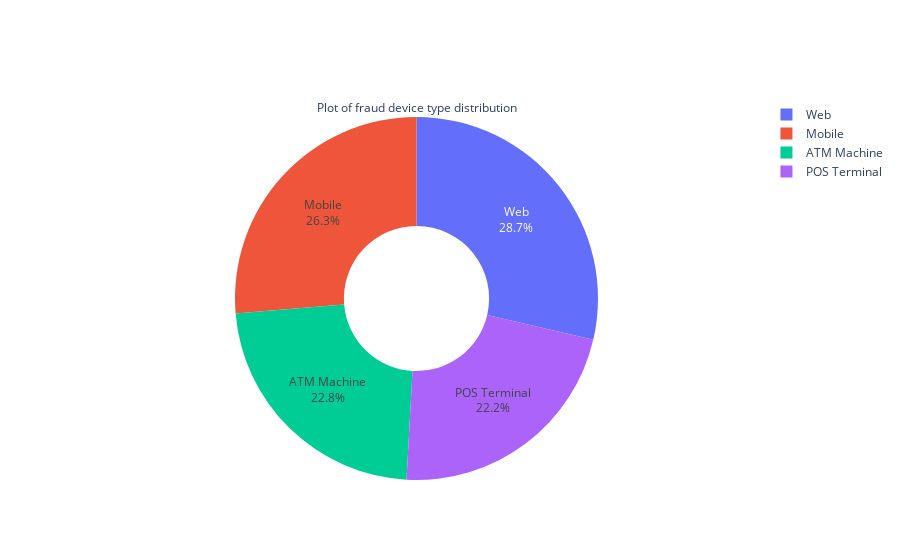

This figure's notebook cell:
### Code cell
df_dict = fraud_data['device_type'].value_counts().to_dict()
default_df = pd.DataFrame([df_dict])
Main_status_df = default_df.T.reset_index()
Main_status_df.rename(columns = {'index': 'device_type', 0:'counts'}, inplace=True)

labels = Main_status_df['device_type'].to_list()
values  = Main_status_df['counts'].to_list()
fig1 = go.Figure(data=[go.Pie(labels=labels, values=values, hole=.4, textinfo='label+percent', 
                             title = 'Plot of fraud device type distribution',
                             titleposition = 'top center',
                             insidetextorientation='auto')])
fig1.show()

### Figure 1 — Plotly figure (JSON) as saved in the notebook; plotly's stock layout.template omitted (floating-point values rounded to 4 significant figures)
{"data": [{"hole": 0.4, "insidetextorientation": "auto", "labels": ["Web", "Mobile", "ATM Machine", "POS Terminal"], "textinfo": "label+percent", "title": {"position": "top center", "text": "Plot of fraud device type distribution"}, "type": "pie", "values": [49, 45, 39, 38]}], "layout": {}}
